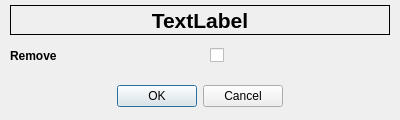
<?xml version="1.0" encoding="UTF-8"?>
<ui version="4.0">
 <class>DynParamsDialog</class>
 <widget class="QDialog" name="DynParamsDialog">
  <property name="windowModality">
   <enum>Qt::NonModal</enum>
  </property>
  <property name="geometry">
   <rect>
    <x>0</x>
    <y>0</y>
    <width>400</width>
    <height>120</height>
   </rect>
  </property>
  <property name="windowTitle">
   <string>Dialog</string>
  </property>
  <property name="windowIcon">
   <iconset resource="../resources/ChartGeany.qrc">
    <normaloff>:/png/images/icons/PNG/cglogo.png</normaloff>:/png/images/icons/PNG/cglogo.png</iconset>
  </property>
  <property name="modal">
   <bool>false</bool>
  </property>
  <widget class="QDialogButtonBox" name="buttonBox">
   <property name="geometry">
    <rect>
     <x>10</x>
     <y>80</y>
     <width>380</width>
     <height>32</height>
    </rect>
   </property>
   <property name="focusPolicy">
    <enum>Qt::NoFocus</enum>
   </property>
   <property name="orientation">
    <enum>Qt::Horizontal</enum>
   </property>
   <property name="standardButtons">
    <set>QDialogButtonBox::Cancel|QDialogButtonBox::Ok</set>
   </property>
   <property name="centerButtons">
    <bool>true</bool>
   </property>
  </widget>
  <widget class="QLabel" name="title">
   <property name="geometry">
    <rect>
     <x>10</x>
     <y>5</y>
     <width>380</width>
     <height>30</height>
    </rect>
   </property>
   <property name="font">
    <font>
     <pointsize>16</pointsize>
     <weight>75</weight>
     <bold>true</bold>
    </font>
   </property>
   <property name="frameShape">
    <enum>QFrame::Box</enum>
   </property>
   <property name="text">
    <string>TextLabel</string>
   </property>
   <property name="alignment">
    <set>Qt::AlignCenter</set>
   </property>
  </widget>
  <widget class="QCheckBox" name="removeCheckBox">
   <property name="geometry">
    <rect>
     <x>210</x>
     <y>45</y>
     <width>21</width>
     <height>21</height>
    </rect>
   </property>
   <property name="focusPolicy">
    <enum>Qt::NoFocus</enum>
   </property>
   <property name="text">
    <string/>
   </property>
  </widget>
  <widget class="QLabel" name="removeLbl">
   <property name="geometry">
    <rect>
     <x>10</x>
     <y>40</y>
     <width>71</width>
     <height>32</height>
    </rect>
   </property>
   <property name="font">
    <font>
     <weight>75</weight>
     <bold>true</bold>
    </font>
   </property>
   <property name="text">
    <string>Remove</string>
   </property>
   <property name="textInteractionFlags">
    <set>Qt::NoTextInteraction</set>
   </property>
  </widget>
 </widget>
 <resources>
  <include location="../resources/ChartGeany.qrc"/>
 </resources>
 <connections>
  <connection>
   <sender>buttonBox</sender>
   <signal>accepted()</signal>
   <receiver>DynParamsDialog</receiver>
   <slot>accept()</slot>
   <hints>
    <hint type="sourcelabel">
     <x>248</x>
     <y>254</y>
    </hint>
    <hint type="destinationlabel">
     <x>157</x>
     <y>274</y>
    </hint>
   </hints>
  </connection>
  <connection>
   <sender>buttonBox</sender>
   <signal>rejected()</signal>
   <receiver>DynParamsDialog</receiver>
   <slot>reject()</slot>
   <hints>
    <hint type="sourcelabel">
     <x>316</x>
     <y>260</y>
    </hint>
    <hint type="destinationlabel">
     <x>286</x>
     <y>274</y>
    </hint>
   </hints>
  </connection>
 </connections>
</ui>
